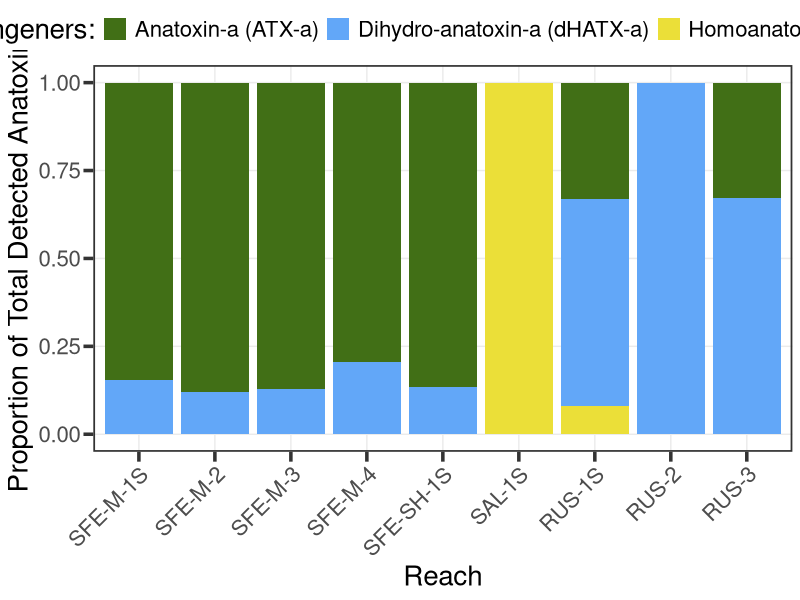

Reproduce this figure in R. (Note: this script raises an error after producing the figure.)
#### Supplemental figures related to anatoxin concentrations
### Jordan Zabrecky
## last edited: 02.05.2025

# These figures show (1) the proportion of anatoxin congeners at each reach,
# (2) the difference between anatoxins normalized per organic matter vs. chl-a,
# (3) the difference in mat concentrations on our single day riffle experiment

#### (1) Loading libraries and anatoxins data ####

# loading libraries
lapply(c("tidyverse", "lubridate"), require, character.only = T)

# loading anatoxins data
anatoxins <- read.csv("./data/field_and_lab/cyano_atx.csv")
riffle_exp <- read.csv("./data/field_and_lab/riffle_exp_atx.csv")

# use lubridate
anatoxins$field_date <- ymd(anatoxins$field_date)
anatoxins$year <- year(anatoxins$field_date)

#### (2) Percent of congeners per site Figure ####

# summarize total percent of congeners by site
anatoxins_site <- anatoxins %>% 
  dplyr::group_by(site_reach) %>% 
  dplyr::summarize(ATXa_ug_g_percent = sum(ATXa_ug_g) / sum(ATX_all_ug_g),
                   dhATXa_ug_g_percent = sum(dhATXa_ug_g) / sum(ATX_all_ug_g),
                   HTXa_ug_g_percent = sum(HTXa_ug_g) / sum(ATX_all_ug_g))

# looking to see if there is difference per year real quick...
anatoxin_site_year <- anatoxins %>% 
  dplyr::group_by(site_reach, year) %>% 
  dplyr::summarize(ATXa_ug_g_percent = sum(ATXa_ug_g) / sum(ATX_all_ug_g),
                   dhATXa_ug_g_percent = sum(dhATXa_ug_g) / sum(ATX_all_ug_g),
                   HTXa_ug_g_percent = sum(HTXa_ug_g) / sum(ATX_all_ug_g))
# nope, no greater than 0.1 or 10% and usually closer

# pivot longer
anatoxins_site_long <- anatoxins_site %>% 
  pivot_longer(!site_reach, names_to = "congener", values_to = "percent")

# remove sites with no anatoxins
anatoxins_site_long <- anatoxins_site_long %>% 
  filter(site_reach != "SAL-2" & site_reach != "SAL-3")

# custom ordering of site_reach
anatoxins_site_long$site_reach <- factor(anatoxins_site_long$site_reach , 
                                         levels=c("SFE-M-1S", "SFE-M-2", "SFE-M-3", "SFE-M-4", 
                                                  "SFE-SH-1S", "SAL-1S", "RUS-1S", "RUS-2", "RUS-3") )

# making figure
congener_fig <- ggplot(anatoxins_site_long, aes(fill = congener, y = percent, x = site_reach)) + 
  scale_fill_manual("Congeners:", labels = c("Anatoxin-a (ATX-a)", "Dihydro-anatoxin-a (dHATX-a)", "Homoanatoxin-a (HTX-a)"),
                    values = c("#416f16", "#62a7f8", "#ebdf38")) +
  geom_bar(position="fill", stat="identity") +
  theme_bw() +
  labs(x = "Reach", y = "Proportion of Total Detected Anatoxins") +
  theme_bw() +
  theme(strip.background = element_blank()) +
  theme(legend.position = "top",
        panel.grid.minor = element_blank(),
        panel.border = element_rect(linewidth = 1.2), axis.ticks = element_line(linewidth = 1.2),
        text = element_text(size = 20), axis.ticks.length=unit(.25, "cm"),
        axis.text.x = element_text(angle = 45, vjust = 1, hjust = 1))
congener_fig

#### (2) Normalizing by OM vs. chl-a figure ####

### WOULD LIKE TO TRY TO ORDER THIS OLDEST TO NEWEST SAMPLE

# add sample name information
anatoxins$sample_name <- paste(anatoxins$site_reach, anatoxins$field_date, sep = " ")

# scale normalization to chl-a to match that of 
anatoxins_edit <- anatoxins %>% 
  mutate(ATX_all_ug_chla_mg = ATX_all_ug_chla_ug * 1000,
         ATX_all_ug_chla_mg_scaled = ATX_all_ug_chla_mg * 12)

# separate out TAC and TM
anatoxins_edit_long <- pivot_longer(anatoxins_edit, cols = c(16, 12),
                                    values_to = "values",
                                    names_to = "normalized_type") %>% 
  select(sample_name, sample_type, normalized_type, values) 

# making figure-- joanna wants log scale
normalize_fig <- ggplot(anatoxins_edit_long, aes(x = values, y = sample_name, 
                                            fill = normalized_type)) +
  geom_bar(position = "dodge", stat = "identity") +
  scale_x_continuous(expression(paste(mu, "g ATX per g OM"), sep = ""), 
                     sec.axis = sec_axis(~.x/12, 
                                         name = expression(paste(mu, "g ATX per mg chl-a"), sep = ""))) +
  scale_fill_manual(NULL, labels = c("ATX normalized to OM", "ATX normalized to chl-a"),
                    values = c("#ebdf38", "#62a7f8")) +
  theme_bw() +
  theme(axis.text.y = element_text(size = 5)) +
  facet_wrap(~sample_type, scales = "free_y",
             labeller =  as_labeller(c(`TM` = "Microcoleus", 
                                       `TAC`= "Anabaena/Cylindrospermum"))) +
  # facet wrap edits
  theme(strip.text = element_text(face = "italic"), strip.background = element_blank())
normalize_fig
# also need to add theme stuff; and adjust scale
# still want to change order from oldest to newest sample
# and move legend bar

#### (3) Riffle experiment ####

# pivot dataframe longer and keep columns we care about
riffle_exp_long <- pivot_longer(riffle_exp, cols = c(4:5), names_to = "congener",
                                values_to = "toxin_ug_dryweight_g") %>% 
  select(site_reach, congener, toxin_ug_dryweight_g)

# color palette
grad_palette <- c("#63a8f8", "#009eba", "#009186", "#00834c", "#416f16",
                  "#597e12", "#809509", "#9ea302", "#bdb000")

# making figure
riffle_fig <- ggplot(data = riffle_exp_long, aes(x = site_reach, y = toxin_ug_dryweight_g)) +
  geom_point(aes(color = site_reach), size = 6, alpha = 0.9, stroke = 1) +
  facet_wrap(~congener, nrow = 2, scales = "free_y",
             labeller =  as_labeller(c(`ATXa_ug_g` = "Anatoxin-a (ATX-a)", 
                                       `dhATXa_ug_g`= "Dihydro-anatoxin-a (dHATX-a)"))) +
  labs(x = NULL, y = expression(paste(mu, "g toxin g"^-1, "dry weight"))) +
  scale_y_continuous(expand=expansion(mult = 0.4)) +
  scale_color_manual(values = grad_palette) +
  theme_bw() +
  theme(strip.background = element_blank()) +
  theme(legend.position = "none",
        panel.grid.major = element_blank(),
        panel.border = element_rect(linewidth = 1.2), axis.ticks = element_line(linewidth = 1.2),
        text = element_text(size = 20), axis.ticks.length=unit(.25, "cm"),
        axis.text.x = element_text(angle = 45, vjust = 1, hjust = 1))
riffle_fig
# need to decide on point size stuff with other figures at some point before finalizing
